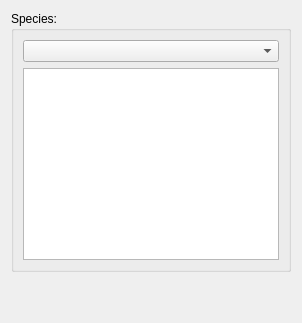
                  <widget class="QWidget" name="tab_9">
                   <attribute name="title">
                    <string>Species</string>
                   </attribute>
                   <layout class="QVBoxLayout" name="verticalLayout_51">
                    <item>
                     <widget class="QGroupBox" name="groupBox_23">
                      <property name="minimumSize">
                       <size>
                        <width>0</width>
                        <height>100</height>
                       </size>
                      </property>
                      <property name="title">
                       <string>Species:</string>
                      </property>
                      <layout class="QVBoxLayout" name="verticalLayout_46">
                       <item>
                        <widget class="QComboBox" name="FormActionsComboPDOSspecies">
                         <property name="styleSheet">
                          <string notr="true">QComboBox { combobox-popup: 1px }</string>
                         </property>
                        </widget>
                       </item>
                       <item>
                        <widget class="QPlainTextEdit" name="FormActionsPDOSSpecieces"/>
                       </item>
                      </layout>
                     </widget>
                    </item>
                    <item>
                     <spacer name="verticalSpacer_15">
                      <property name="orientation">
                       <enum>Qt::Vertical</enum>
                      </property>
                      <property name="sizeHint" stdset="0">
                       <size>
                        <width>20</width>
                        <height>40</height>
                       </size>
                      </property>
                     </spacer>
                    </item>
                   </layout>
                  </widget>
